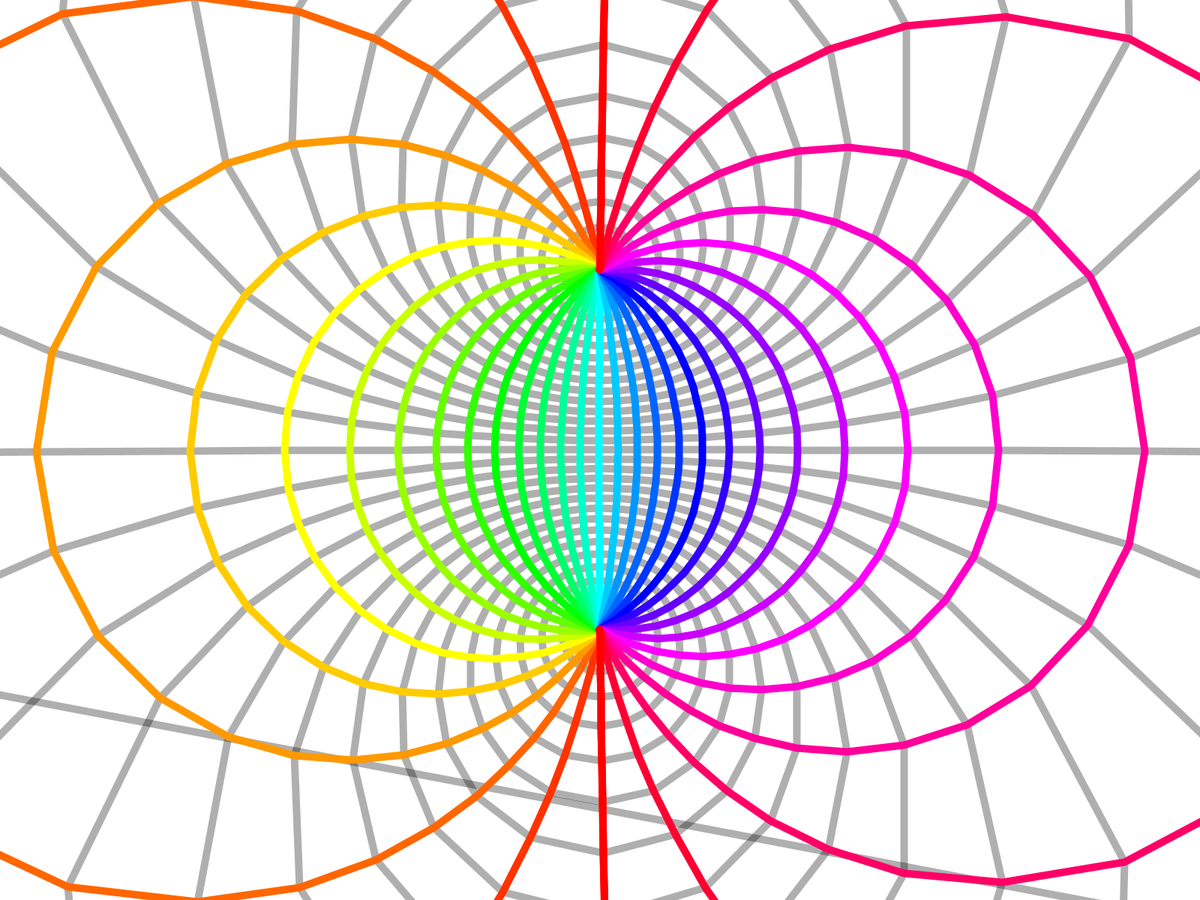
Frame 1 (no input)
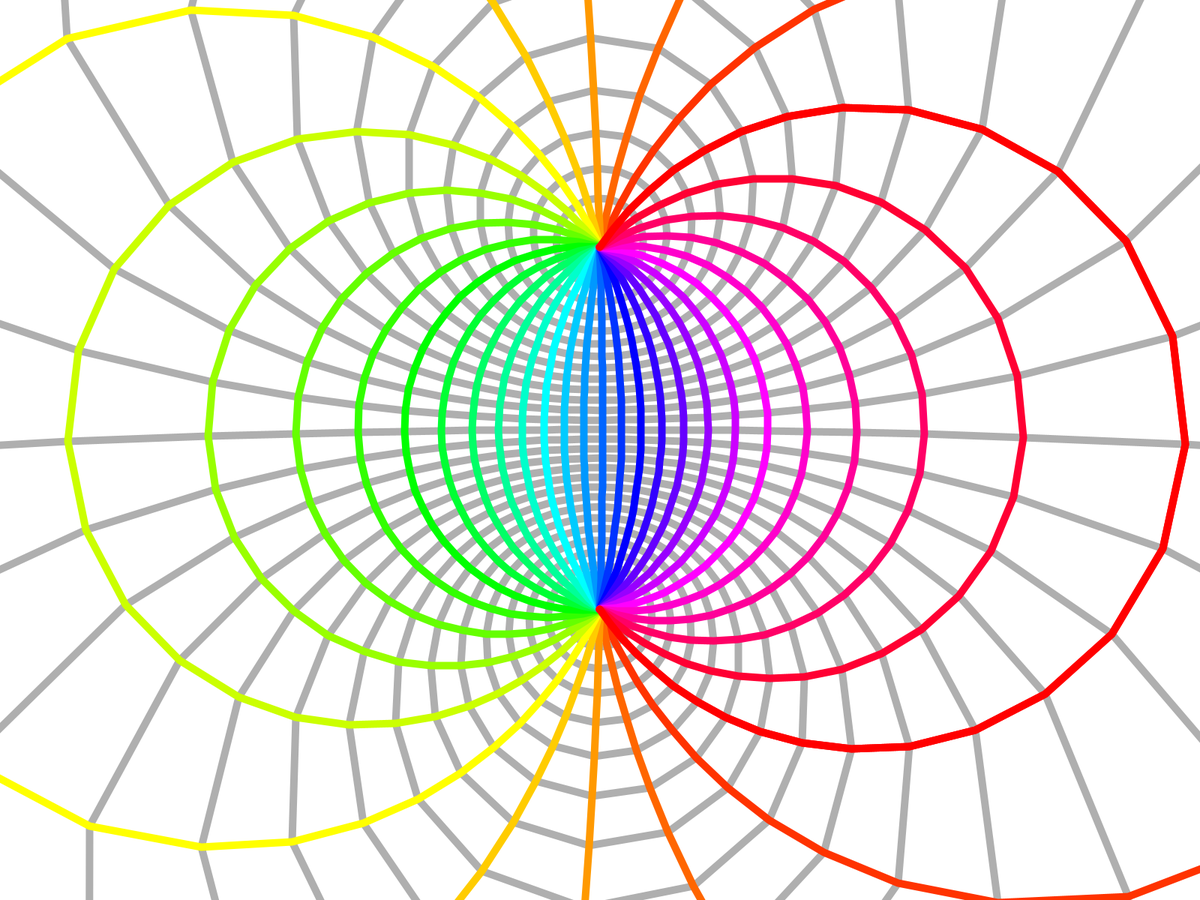
Frame 60 (the mouse pressed at the canvas centre just before this capture)
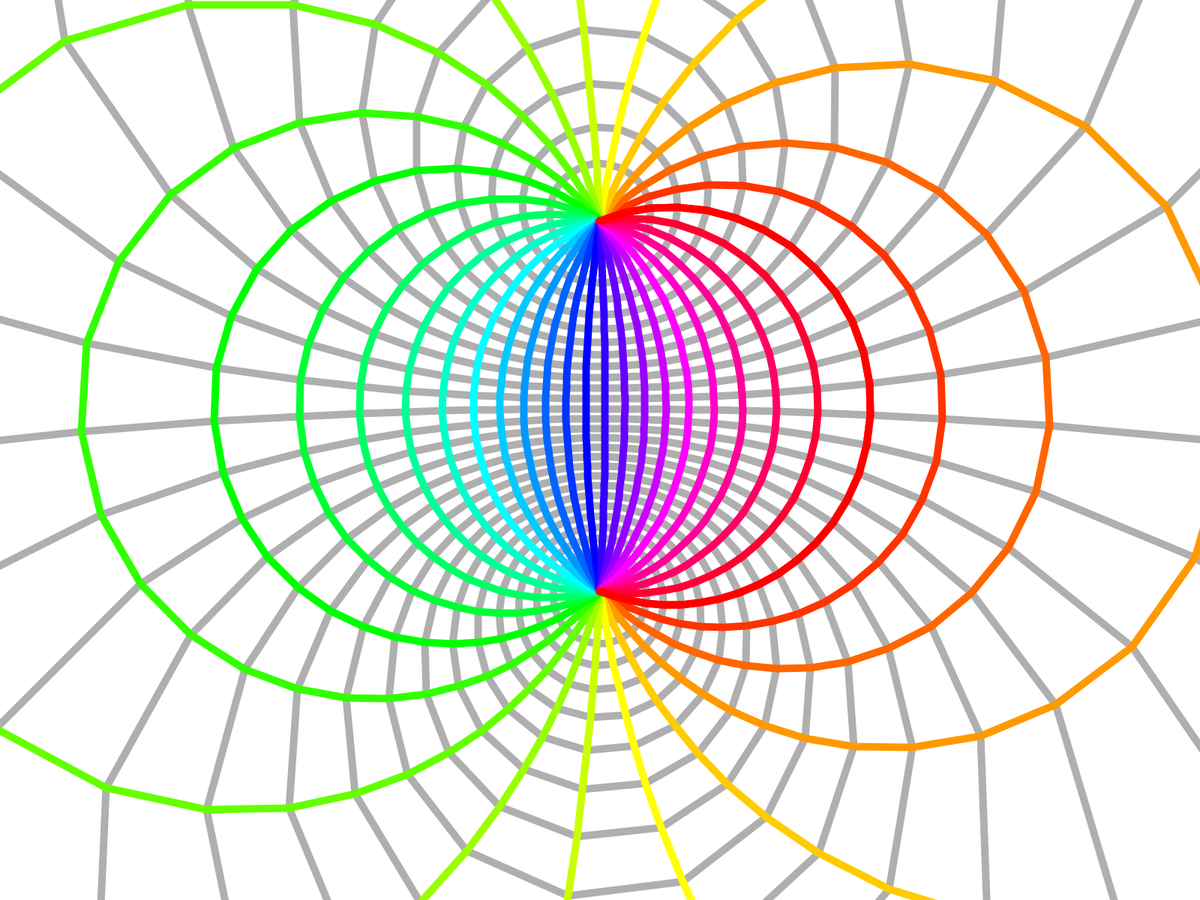
Frame 120 (the mouse held since frame 60 and released just before this capture)

The Processing sketch that drew these frames (run headless with seeded random() and noise(); from frame 60 on, the mouse is pressed at the canvas centre):

// Processing sketch: Stereographic_Projection
// ── Stereographic_Projection.pde
int resI = 30;
int resJ = 30;

void setup(){
  //size(500, 500);
  fullScreen();
  colorMode(HSB, 360, 100, 100);
  strokeWeight(10);
  noFill();
}

void draw(){
  background(360);
  stroke(0, 80);
  float phi1 = float(frameCount)/500;
  float lamda0 = float(frameCount)/100;
  translate(width/2, height/2);
  //draw horizotal line
  for(int i = 0 ; i <= resI; i++){
    float phi = map(i, 0, resI, -HALF_PI, HALF_PI);
    beginShape();
    for(float j = 0 ; j <= resJ; j++){
      float lamda = map(j, 0, resJ, -PI, PI);
      float hue = map(j, 0, resJ, 0, 360);
      PVector p = stereoProjection(height/10, phi, phi1, lamda, lamda0);
      vertex(p.x, p.y);
    }
    endShape();
  }
  //draw vertical line
  for(float j = 0 ; j <= resJ; j++){
    float lamda = map(j, 0, resJ, -PI, PI);
    float hue = map(j, 0, resJ, 0, 360);
    stroke(hue, 100, 100);
    beginShape();
    for(int i = 0 ; i <= resI; i++){
      float phi = map(i, 0, resI, -HALF_PI, HALF_PI);
      PVector p = stereoProjection(height/10, phi, phi1, lamda, lamda0);
      vertex(p.x, p.y);
    }
    endShape();
  }
}
//based on this cite https://mathworld.wolfram.com/StereographicProjection.html
PVector stereoProjection(float R, float phi, float phi1, float lamda, float lamda0){//stereographic Projection
  float k = 2*R/(1+sin(phi1)*sin(phi) + cos(phi1)*cos(phi)*cos(lamda - lamda0));
  float x = k*cos(phi)*sin(lamda - lamda0);
  float y = k*(cos(phi1)*sin(phi) - sin(phi1)*cos(phi)*cos(lamda - lamda0));
  return new PVector(x, y);
}
